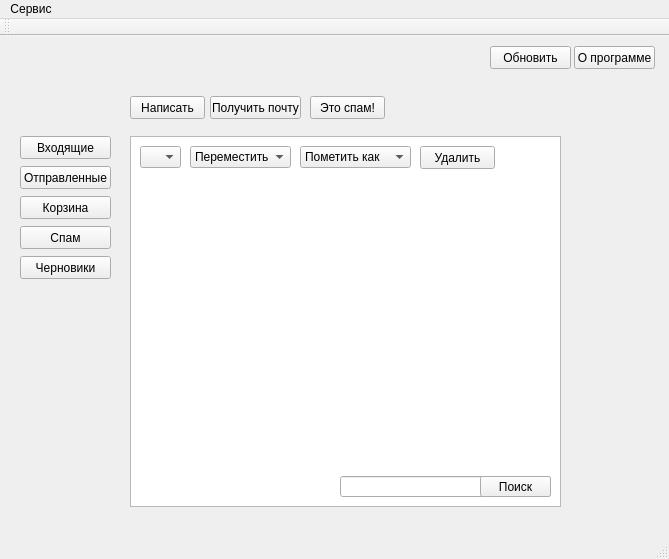
<?xml version="1.0" encoding="UTF-8"?>
<ui version="4.0">
 <class>MainWindow</class>
 <widget class="QMainWindow" name="MainWindow">
  <property name="geometry">
   <rect>
    <x>0</x>
    <y>0</y>
    <width>669</width>
    <height>559</height>
   </rect>
  </property>
  <property name="windowTitle">
   <string>MainWindow</string>
  </property>
  <widget class="QWidget" name="centralWidget">
   <widget class="QPushButton" name="pushButton">
    <property name="geometry">
     <rect>
      <x>20</x>
      <y>100</y>
      <width>91</width>
      <height>23</height>
     </rect>
    </property>
    <property name="text">
     <string>Входящие</string>
    </property>
   </widget>
   <widget class="QPushButton" name="pushButton_2">
    <property name="geometry">
     <rect>
      <x>20</x>
      <y>130</y>
      <width>91</width>
      <height>23</height>
     </rect>
    </property>
    <property name="text">
     <string>Отправленные</string>
    </property>
   </widget>
   <widget class="QPushButton" name="pushButton_3">
    <property name="geometry">
     <rect>
      <x>20</x>
      <y>160</y>
      <width>91</width>
      <height>23</height>
     </rect>
    </property>
    <property name="text">
     <string>Корзина</string>
    </property>
   </widget>
   <widget class="QPushButton" name="pushButton_4">
    <property name="geometry">
     <rect>
      <x>20</x>
      <y>220</y>
      <width>91</width>
      <height>23</height>
     </rect>
    </property>
    <property name="text">
     <string>Черновики</string>
    </property>
   </widget>
   <widget class="QPushButton" name="pushButton_5">
    <property name="geometry">
     <rect>
      <x>20</x>
      <y>190</y>
      <width>91</width>
      <height>23</height>
     </rect>
    </property>
    <property name="text">
     <string>Спам</string>
    </property>
   </widget>
   <widget class="QPushButton" name="pushButton_6">
    <property name="geometry">
     <rect>
      <x>490</x>
      <y>10</y>
      <width>81</width>
      <height>23</height>
     </rect>
    </property>
    <property name="text">
     <string>Обновить</string>
    </property>
   </widget>
   <widget class="QPushButton" name="pushButton_7">
    <property name="geometry">
     <rect>
      <x>574</x>
      <y>10</y>
      <width>81</width>
      <height>23</height>
     </rect>
    </property>
    <property name="text">
     <string>О программе</string>
    </property>
   </widget>
   <widget class="QPushButton" name="pushButton_8">
    <property name="geometry">
     <rect>
      <x>130</x>
      <y>60</y>
      <width>75</width>
      <height>23</height>
     </rect>
    </property>
    <property name="text">
     <string>Написать</string>
    </property>
   </widget>
   <widget class="QPushButton" name="pushButton_9">
    <property name="geometry">
     <rect>
      <x>210</x>
      <y>60</y>
      <width>91</width>
      <height>23</height>
     </rect>
    </property>
    <property name="text">
     <string>Получить почту</string>
    </property>
   </widget>
   <widget class="QPushButton" name="pushButton_10">
    <property name="geometry">
     <rect>
      <x>310</x>
      <y>60</y>
      <width>75</width>
      <height>23</height>
     </rect>
    </property>
    <property name="text">
     <string>Это спам!</string>
    </property>
   </widget>
   <widget class="QTableView" name="tableView">
    <property name="geometry">
     <rect>
      <x>130</x>
      <y>100</y>
      <width>431</width>
      <height>371</height>
     </rect>
    </property>
   </widget>
   <widget class="QComboBox" name="comboBox">
    <property name="geometry">
     <rect>
      <x>140</x>
      <y>110</y>
      <width>41</width>
      <height>22</height>
     </rect>
    </property>
    <item>
     <property name="text">
      <string/>
     </property>
    </item>
   </widget>
   <widget class="QComboBox" name="comboBox_2">
    <property name="geometry">
     <rect>
      <x>190</x>
      <y>110</y>
      <width>101</width>
      <height>22</height>
     </rect>
    </property>
    <item>
     <property name="text">
      <string>Переместить в</string>
     </property>
    </item>
   </widget>
   <widget class="QComboBox" name="comboBox_3">
    <property name="geometry">
     <rect>
      <x>300</x>
      <y>110</y>
      <width>111</width>
      <height>22</height>
     </rect>
    </property>
    <item>
     <property name="text">
      <string>Пометить как</string>
     </property>
    </item>
   </widget>
   <widget class="QPushButton" name="pushButton_11">
    <property name="geometry">
     <rect>
      <x>420</x>
      <y>110</y>
      <width>75</width>
      <height>23</height>
     </rect>
    </property>
    <property name="text">
     <string>Удалить</string>
    </property>
   </widget>
   <widget class="QLineEdit" name="lineEdit">
    <property name="geometry">
     <rect>
      <x>340</x>
      <y>440</y>
      <width>211</width>
      <height>21</height>
     </rect>
    </property>
   </widget>
   <widget class="QPushButton" name="pushButton_12">
    <property name="geometry">
     <rect>
      <x>480</x>
      <y>440</y>
      <width>71</width>
      <height>21</height>
     </rect>
    </property>
    <property name="text">
     <string>Поиск</string>
    </property>
   </widget>
  </widget>
  <widget class="QMenuBar" name="menuBar">
   <property name="geometry">
    <rect>
     <x>0</x>
     <y>0</y>
     <width>669</width>
     <height>21</height>
    </rect>
   </property>
   <widget class="QMenu" name="menu">
    <property name="title">
     <string>Сервис</string>
    </property>
    <addaction name="action"/>
   </widget>
   <addaction name="menu"/>
  </widget>
  <widget class="QToolBar" name="mainToolBar">
   <attribute name="toolBarArea">
    <enum>TopToolBarArea</enum>
   </attribute>
   <attribute name="toolBarBreak">
    <bool>true</bool>
   </attribute>
  </widget>
  <widget class="QStatusBar" name="statusBar"/>
  <action name="action">
   <property name="text">
    <string>Настройки программы</string>
   </property>
  </action>
 </widget>
 <layoutdefault spacing="6" margin="11"/>
 <resources/>
 <connections/>
</ui>
